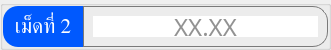
                     <widget class="QGroupBox" name="thickness_val_group_2">
                      <property name="minimumSize">
                       <size>
                        <width>0</width>
                        <height>50</height>
                       </size>
                      </property>
                      <property name="maximumSize">
                       <size>
                        <width>16777215</width>
                        <height>50</height>
                       </size>
                      </property>
                      <property name="styleSheet">
                       <string notr="true">color: rgb(255, 255, 255);</string>
                      </property>
                      <layout class="QHBoxLayout" name="horizontalLayout_15">
                       <property name="spacing">
                        <number>0</number>
                       </property>
                       <property name="leftMargin">
                        <number>0</number>
                       </property>
                       <property name="topMargin">
                        <number>0</number>
                       </property>
                       <property name="rightMargin">
                        <number>0</number>
                       </property>
                       <property name="bottomMargin">
                        <number>0</number>
                       </property>
                       <item>
                        <widget class="QLabel" name="thickness_val_title_2">
                         <property name="minimumSize">
                          <size>
                           <width>80</width>
                           <height>0</height>
                          </size>
                         </property>
                         <property name="font">
                          <font>
                           <family>Kanit</family>
                           <pointsize>16</pointsize>
                           <italic>false</italic>
                           <bold>false</bold>
                           <underline>false</underline>
                           <strikeout>false</strikeout>
                          </font>
                         </property>
                         <property name="styleSheet">
                          <string notr="true">background-color: #0059fe;
border-top-left-radius: 15px;
border-bottom-left-radius: 15px;</string>
                         </property>
                         <property name="text">
                          <string>เม็ดที่ 2</string>
                         </property>
                         <property name="alignment">
                          <set>Qt::AlignmentFlag::AlignCenter</set>
                         </property>
                        </widget>
                       </item>
                       <item>
                        <widget class="QFrame" name="thickness_val_frame_2">
                         <property name="styleSheet">
                          <string notr="true">border: solid;
border-width: 1px;
border-color: rgb(121, 121, 121);
border-top-right-radius: 15px;
border-bottom-right-radius: 15px;</string>
                         </property>
                         <property name="frameShape">
                          <enum>QFrame::Shape::StyledPanel</enum>
                         </property>
                         <property name="frameShadow">
                          <enum>QFrame::Shadow::Raised</enum>
                         </property>
                         <layout class="QHBoxLayout" name="horizontalLayout_16">
                          <item>
                           <widget class="QLineEdit" name="thickness_val_2">
                            <property name="font">
                             <font>
                              <family>Kanit</family>
                              <pointsize>18</pointsize>
                              <fontweight>Medium</fontweight>
                             </font>
                            </property>
                            <property name="styleSheet">
                             <string notr="true">color: rgb(38, 38, 38);
border: none;
border-radius: 0;</string>
                            </property>
                            <property name="inputMethodHints">
                             <set>Qt::InputMethodHint::ImhDigitsOnly</set>
                            </property>
                            <property name="text">
                             <string/>
                            </property>
                            <property name="maxLength">
                             <number>5</number>
                            </property>
                            <property name="alignment">
                             <set>Qt::AlignmentFlag::AlignCenter</set>
                            </property>
                            <property name="placeholderText">
                             <string>XX.XX</string>
                            </property>
                            <property name="clearButtonEnabled">
                             <bool>false</bool>
                            </property>
                           </widget>
                          </item>
                         </layout>
                        </widget>
                       </item>
                      </layout>
                     </widget>
